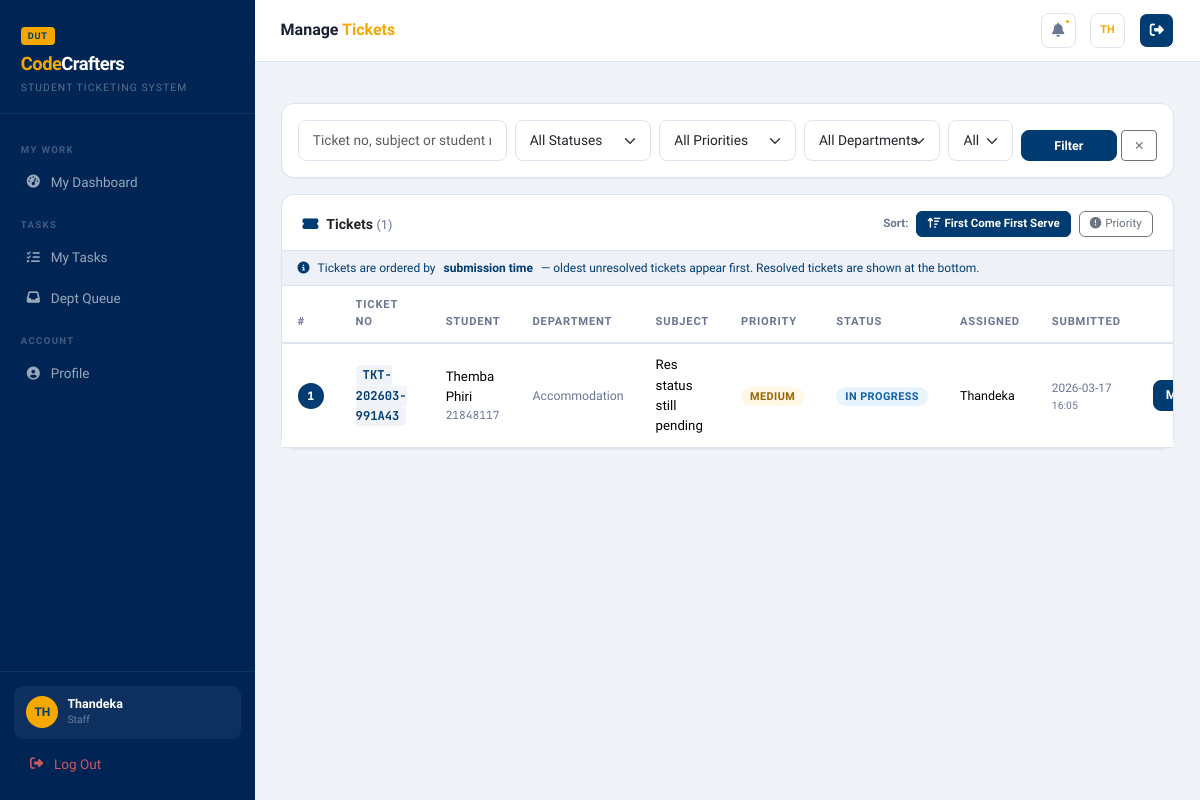
Screenshot of /admin/tickets (signed in) with the database file from the repository.
### tables this page shows
CREATE TABLE users (
        id            INTEGER PRIMARY KEY AUTOINCREMENT,
        student_no    TEXT UNIQUE,
        full_name     TEXT NOT NULL,
        email         TEXT UNIQUE NOT NULL,
        phone         TEXT,
        password_hash TEXT NOT NULL,
        role          TEXT NOT NULL DEFAULT 'student',
        department_id INTEGER,
        is_active     INTEGER NOT NULL DEFAULT 1,
        created_at    TEXT NOT NULL,
        FOREIGN KEY(department_id) REFERENCES departments(id)
    );

CREATE TABLE tickets (
        id            INTEGER PRIMARY KEY AUTOINCREMENT,
        ticket_no     TEXT UNIQUE NOT NULL,
        student_id    INTEGER NOT NULL,
        department_id INTEGER NOT NULL,
        assigned_to   INTEGER,
        subject       TEXT NOT NULL,
        description   TEXT NOT NULL,
        priority      TEXT NOT NULL DEFAULT 'Medium',
        status        TEXT NOT NULL DEFAULT 'Pending',
        is_anonymous  INTEGER NOT NULL DEFAULT 0,
        created_at    TEXT NOT NULL,
        updated_at    TEXT NOT NULL,
        resolved_at   TEXT,
        rating        INTEGER,
        rating_comment TEXT,
        FOREIGN KEY(student_id)    REFERENCES users(id),
        FOREIGN KEY(department_id) REFERENCES departments(id),
        FOREIGN KEY(assigned_to)   REFERENCES users(id)
    );

CREATE TABLE departments (
        id    INTEGER PRIMARY KEY AUTOINCREMENT,
        name  TEXT UNIQUE NOT NULL,
        email TEXT,
        head  TEXT
    );

### app.py (the view)
@app.route('/admin/tickets')
@login_required
@staff_required
def admin_tickets():
    u = current_user()
    db = get_db()
    status   = request.args.get('status','')
    priority = request.args.get('priority','')
    dept_id  = request.args.get('dept','')
    assigned = request.args.get('assigned','')
    q        = request.args.get('q','')
    sql = """SELECT t.*, d.name as dept_name, s.full_name as student_name,
                    s.student_no, a.full_name as assignee_name
             FROM tickets t JOIN departments d ON t.department_id=d.id
             JOIN users s ON t.student_id=s.id LEFT JOIN users a ON t.assigned_to=a.id
             WHERE 1=1"""
    params = []
    if u['role'] == 'staff' and u['department_id']:
        sql += " AND t.department_id=?"; params.append(u['department_id'])
    if status:   sql += " AND t.status=?";       params.append(status)
    if priority: sql += " AND t.priority=?";     params.append(priority)
    if dept_id and u['role']=='superadmin': sql += " AND t.department_id=?"; params.append(int(dept_id))
    if assigned == 'me':           sql += " AND t.assigned_to=?";  params.append(u['id'])
    elif assigned == 'unassigned': sql += " AND t.assigned_to IS NULL"
    if q: sql += " AND (t.subject LIKE ? OR t.ticket_no LIKE ? OR s.full_name LIKE ?)"; params += [f'%{q}%']*3
    sql += """ ORDER BY
      CASE WHEN t.status IN ('Resolved','Closed') THEN 1 ELSE 0 END,
      CASE WHEN ? = 'priority'
        THEN CASE t.priority WHEN 'Urgent' THEN 1 WHEN 'High' THEN 2 WHEN 'Medium' THEN 3 ELSE 4 END
        ELSE 0
      END,
      t.created_at ASC"""
    params.append(request.args.get('sort','fcfs'))
    tickets = db.execute(sql, params).fetchall()
    departments = db.execute("SELECT * FROM departments ORDER BY name").fetchall()
    db.close()
    return render_template('admin/tickets.html', tickets=tickets, departments=departments,
                           status=status, priority=priority, dept_id=dept_id, assigned=assigned, q=q,
                           sort=request.args.get('sort','fcfs'))

### templates/admin/tickets.html (shortened to what this page needs)
{% extends 'base.html' %}
{% block page_title %}Manage <span>Tickets</span>{% endblock %}
{% block content %}
<div class="card mb-3">
  <div class="card-body py-3">
    <form method="GET" class="row g-2 align-items-end">
      <div class="col-md-3"><input type="text" name="q" value="{{ q }}" class="form-control form-control-sm" placeholder="Ticket no, subject or student name…"></div>
      <div class="col-md-2">
        <select name="status" class="form-select form-select-sm">
          <option value="">All Statuses</option>
        </select>
      </div>
      <div class="col-md-2">
        <select name="priority" class="form-select form-select-sm">
          <option value="">All Priorities</option>
        </select>
      </div>
      <div class="col-md-2">
        <select name="dept" class="form-select form-select-sm">
          <option value="">All Departments</option>
        </select>
      </div>
      <div class="col-md-1">
        <select name="assigned" class="form-select form-select-sm">
          <option value="">All</option>
        </select>
      </div>
      <div class="col-md-2 d-flex gap-1">
        <button type="submit" class="btn btn-primary btn-sm flex-fill">Filter</button>
        <a href="{{ url_for('admin_tickets') }}" class="btn btn-outline-secondary btn-sm">✕</a>
      </div>
    </form>
  </div>
</div>
<div class="card">
  <div class="card-head">
    <h6><i class="fas fa-ticket-alt me-2" style="color:#003B71"></i>Tickets
      <span style="font-size:.79rem;font-weight:400;color:var(--muted)">({{ tickets|length }})</span>
    </h6>
    <div class="d-flex align-items-center gap-2">
      <span style="font-size:.72rem;color:var(--muted);font-weight:600">Sort:</span>
      <a href="{{ url_for('admin_tickets', q=q, status=status, priority=priority, dept=dept_id, assigned=assigned, sort='fcfs') }}"
         class="btn btn-sm {% if sort=='fcfs' %}btn-primary{% else %}btn-outline-secondary{% endif %}"
         style="font-size:.72rem;padding:3px 10px;border-radius:6px">
        <i class="fas fa-sort-amount-up me-1"></i>First Come First Serve
      </a>
      <a href="{{ url_for('admin_tickets', q=q, status=status, priority=priority, dept=dept_id, assigned=assigned, sort='priority') }}"
         class="btn btn-sm {% if sort=='priority' %}btn-primary{% else %}btn-outline-secondary{% endif %}"
         style="font-size:.72rem;padding:3px 10px;border-radius:6px">
        <i class="fas fa-exclamation-circle me-1"></i>Priority
      </a>
    </div>
  </div>
  <div class="card-body p-0">
    {% if tickets %}
    {% if sort == 'fcfs' %}
    <div style="background:#eef2f8;border-bottom:1px solid var(--border);padding:.5rem 1rem;font-size:.75rem;color:#003B71;display:flex;align-items:center;gap:.5rem;">
      <i class="fas fa-info-circle"></i>
      Tickets are ordered by <strong>submission time</strong> — oldest unresolved tickets appear first. Resolved tickets are shown at the bottom.
    </div>
    {% endif %}
    <div class="table-responsive">
      <table class="table mb-0">
        <thead><tr>
          {% if sort == 'fcfs' %}<th style="width:48px">#</th>{% endif %}
          <th>Ticket No</th><th>Student</th><th>Department</th><th>Subject</th><th>Priority</th><th>Status</th><th>Assigned</th><th>Submitted</th><th></th>
        </tr></thead>
        <tbody>
        {% set active_count = namespace(n=0) %}
        {% for t in tickets %}
        {% if t['status'] not in ('Resolved','Closed') %}{% set active_count.n = active_count.n + 1 %}{% endif %}
        <tr {% if t['status'] in ('Resolved','Closed') %}style="opacity:.6"{% endif %}>
          {% if sort == 'fcfs' %}
          <td>
            {% if t['status'] not in ('Resolved','Closed') %}
            <span style="display:inline-flex;align-items:center;justify-content:center;width:26px;height:26px;border-radius:50%;background:{% if loop.index<=3 %}#003B71{% else %}#eef2f8{% endif %};color:{% if loop.index<=3 %}#fff{% else %}#003B71{% endif %};font-size:.72rem;font-weight:800;font-family:'JetBrains Mono',monospace;">{{ loop.index }}</span>
            {% else %}
            <span style="font-size:.7rem;color:var(--muted)">—</span>
            {% endif %}
          </td>
          {% endif %}
          <td><span class="tno">{{ t['ticket_no'] }}</span></td>
          <td>
            {% if t['is_anonymous'] %}<span style="font-size:.78rem;color:var(--muted)"><i class="fas fa-user-secret me-1"></i>Anon</span>
            {% else %}
            <div style="font-size:.83rem;font-weight:500">{{ t['student_name'] }}</div>
            {% if t['student_no'] %}<div style="font-family:'JetBrains Mono',monospace;font-size:.7rem;color:var(--muted)">{{ t['student_no'] }}</div>{% endif %}
            {% endif %}
          </td>
          <td><span style="font-size:.77rem;color:var(--muted)">{{ t['dept_name'] }}</span></td>
          <td style="max-width:160px"><span style="font-size:.83rem">{{ t['subject'][:35] }}{% if t['subject']|length>35 %}…{% endif %}</span></td>
          <td><span class="st-badge pr-{{ t['priority'] }}">{{ t['priority'] }}</span></td>
          <td><span class="st-badge st-{{ t['status'].replace(' ','-') }}">{{ t['status'] }}</span></td>
          <td>
            {% if t['assignee_name'] %}<span style="font-size:.78rem">{{ t['assignee_name'].split()[0] }}</span>
            {% else %}<span style="font-size:.75rem;color:var(--muted);font-style:italic">Unassigned</span>{% endif %}
          </td>
          <td>
            <span style="font-size:.74rem;color:var(--muted)">{{ t['created_at'][:10] }}</span>
            {% if sort=='fcfs' and t['status'] not in ('Resolved','Closed') %}
            <div style="font-size:.65rem;color:var(--muted)">{{ t['created_at'][11:16] }}</div>
            {% endif %}
          </td>
          <td><a href="{{ url_for('admin_view_ticket', tno=t['ticket_no']) }}" class="btn btn-primary btn-sm">Manage</a></td>
        </tr>
        {% endfor %}
        </tbody>
      </table>
    </div>
    {% else %}
    <div class="empty-st"><i class="fas fa-search d-block"></i><p style="font-size:.88rem">No tickets match your filters</p></div>
    {% endif %}
  </div>
</div>
{% endblock %}

### templates/base.html (shortened to what this page needs)
<!DOCTYPE html>
<html lang="en">
<head>
<link href="https://cdn.jsdelivr.net/npm/bootstrap@5.3.2/dist/css/bootstrap.min.css" rel="stylesheet">
<link href="https://cdnjs.cloudflare.com/ajax/libs/font-awesome/6.5.0/css/all.min.css" rel="stylesheet">
</head>
<body>
{% if cu %}
<aside class="sidebar" id="sidebar">
  <div class="sb-brand">
    <div class="sb-dut-badge">DUT</div>
    <div class="sb-logo"><span>Code</span>Crafters</div>
    <div class="sb-tagline">Student Ticketing System</div>
  </div>
  <nav class="sb-nav">
    {% if cu['role'] in ('staff','superadmin') %}
    {% if cu['role'] == 'staff' %}
    <div class="sb-section">My Work</div>
    <a href="{{ url_for('staff_dashboard') }}" class="sb-link {% if request.endpoint=='staff_dashboard' %}active{% endif %}">
      <span class="sb-icon"><i class="fas fa-tachometer-alt"></i></span>My Dashboard
    </a>
    <div class="sb-section">Tasks</div>
    <a href="{{ url_for('staff_dashboard') }}#my-tasks" class="sb-link {% if request.endpoint in ('staff_ticket',) %}active{% endif %}">
      <span class="sb-icon"><i class="fas fa-tasks"></i></span>My Tasks
    </a>
    <a href="{{ url_for('staff_dashboard') }}#dept-queue" class="sb-link">
      <span class="sb-icon"><i class="fas fa-inbox"></i></span>Dept Queue
    </a>
    <div class="sb-section">Account</div>
    <a href="{{ url_for('profile') }}" class="sb-link {% if request.endpoint=='profile' %}active{% endif %}">
      <span class="sb-icon"><i class="fas fa-user-circle"></i></span>Profile
    </a>
    {% endif %}
    {% endif %}
  </nav>
  <div class="sb-footer">
    <div class="uc">
      <div class="uc-av">{{ cu['full_name'][:2].upper() }}</div>
      <div><div class="uc-name">{{ cu['full_name'].split()[0] }}</div><div class="uc-role">{{ cu['role'] }}</div></div>
    </div>
    <a href="{{ url_for('logout') }}" class="sb-link" style="color:rgba(255,100,100,.8)">
      <span class="sb-icon"><i class="fas fa-sign-out-alt"></i></span>Log Out
    </a>
  </div>
</aside>
<div class="main">
  <div class="topbar">
    <div class="topbar-title">{% block page_title %}Dashboard{% endblock %}</div>
    <a href="#notifPanel" class="tb-btn" data-bs-toggle="offcanvas">
      <i class="fas fa-bell" style="font-size:.88rem"></i>
      {% if unread>0 %}<span class="ndot"></span>{% endif %}
    </a>
    <a href="{{ url_for('profile') if cu['role']=='student' else url_for('admin_dashboard') }}" class="tb-btn">
      <span style="font-size:.68rem;font-weight:800;color:#F5A800">{{ cu['full_name'][:2].upper() }}</span>
    </a>
    <a href="{{ url_for('logout') }}" class="tb-btn" title="Logout" style="border-color:#fff;background:#003B71;color:#fff;">
      <i class="fas fa-sign-out-alt" style="font-size:.88rem"></i>
    </a>
  </div>
  <div class="px-4 pt-3">
  </div>
  <div class="page-body">{% block content %}{% endblock %}</div>
</div>
{% endif %}
</body>
</html>

### rows the page displays
users: full_name "TH", full_name "Thandeka", role "Staff"
tickets: ticket_no "TKT-202603-991A43", student_name "Themba Phiri", student_no "21848117", dept_name "Accommodation", subject "Res status still pending", priority "MEDIUM", status "IN PROGRESS", assignee_name "Thandeka", created_at "2026-03-17", created_at "16:05"

### other values shown
{{ tickets|length }} "1"
